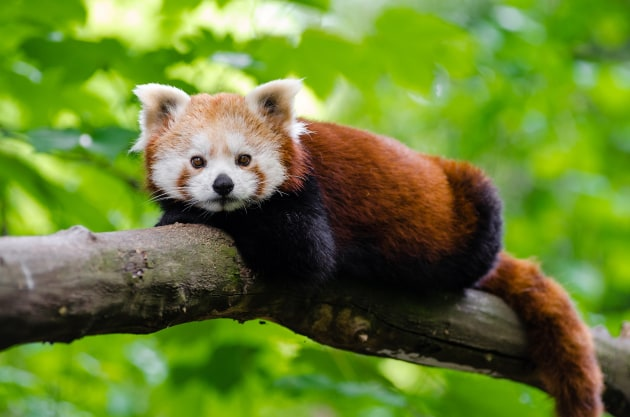
#> input picture cw8/img.jpg, 630 x 417 px
$ python zad1.py
#> lines starting #> are read from the running program, lines starting #| are printed output that depends on the picture
import cv2
import numpy as np

# Wczytanie obrazu
image = cv2.imread('img.jpg')
#> image is the input picture: shape (417, 630, 3); mean B, G, R 47.9, 127.1, 103.7

# 1. ROI: lewy górny róg 100x100
roi_1 = image[0:100, 0:100]
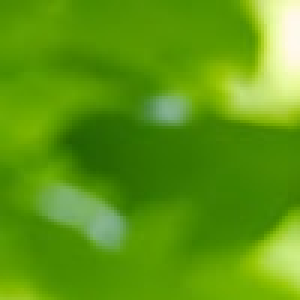
#> roi_1: shape (100, 100, 3) (shown 3 times larger); mean B, G, R 17.4, 153.6, 93.7
cv2.imshow("ROI 100x100", roi_1)
cv2.waitKey(0)
